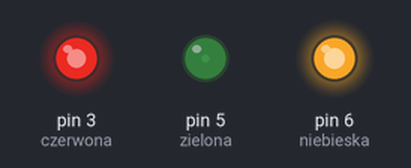
A program run on a simulated Arduino Uno, built with avr-gcc and run on an emulated ATmega328P. Shown: output pins drawn as LEDs (lit = HIGH). Random numbers use the default seed unless the program sets one.

Above: at 0.15 s.
At 11.0 s:
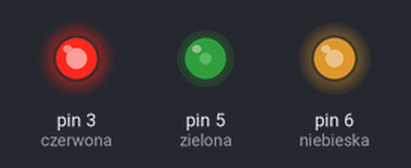
At 14.01 s:
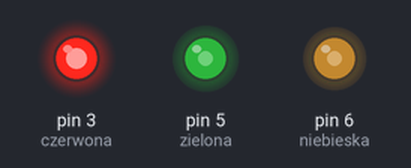
At 19.72 s:
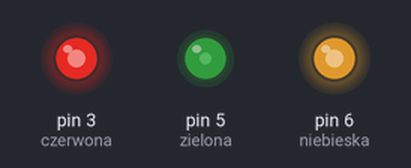
At 28.75 s:
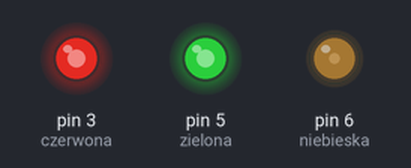
At 39.57 s:
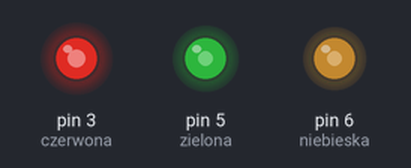
Timing chart, 0 to 39.8 s (numbered marks = the images above):
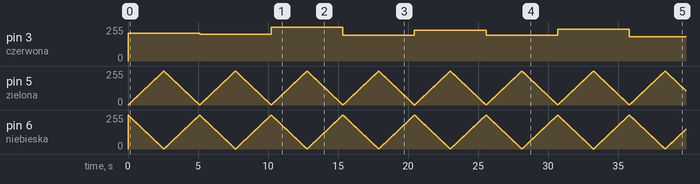

The program:

main.cpp
```cpp
#include <Arduino.h>

#define czerwona 3
#define zielona 5
#define niebieska 6

void setup() {
  pinMode(czerwona, OUTPUT);
  pinMode(zielona, OUTPUT);
  pinMode(niebieska, OUTPUT);

  randomSeed(analogRead(A5));
}


void loop() {
  int zmiana = 0;
  int zmianaLosowa = random(255);

  for (zmiana = 0; zmiana < 255; zmiana++) {
    analogWrite(czerwona, zmianaLosowa);
    analogWrite(zielona, zmiana);
    analogWrite(niebieska, 255 - zmiana);

    delay(10);
  }

  for (zmiana = 255; zmiana > 0; zmiana--) {
    analogWrite(czerwona, zmianaLosowa);
    analogWrite(zielona, zmiana);
    analogWrite(niebieska, 255 - zmiana);

    delay(10);
  }
}
```

Measured:
- by itself, pin 3 (czerwona): 0/255 → 209/255 at 0.00 s, → 199/255 5.1 s later, → 254/255 5.1 s later, → 193/255 5.1 s later, … (8 changes in this stretch)
